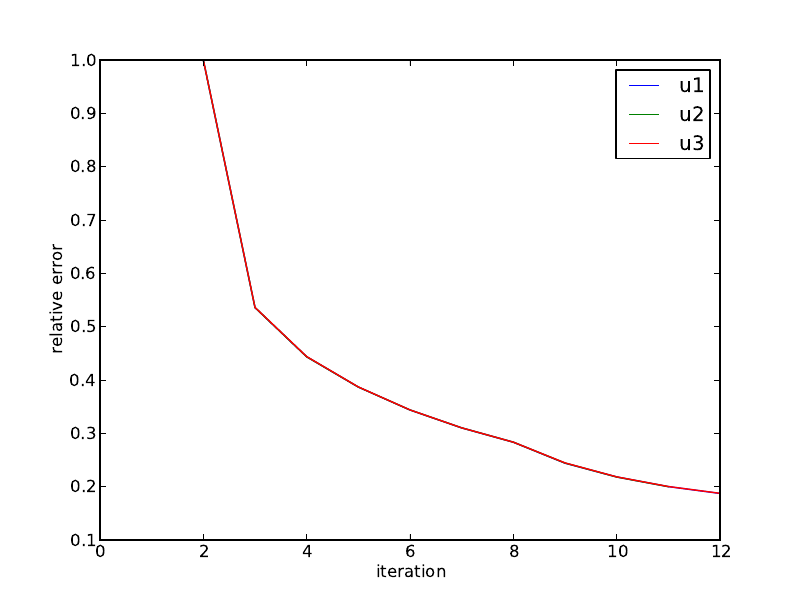

Write the Python code that produced this figure.
import matplotlib.pyplot as pl
import numpy as np

pl.plot(np.genfromtxt('u1-svt'), label='u1')
pl.plot(np.genfromtxt('u2-svt'), label='u2')
pl.plot(np.genfromtxt('u3-svt'), label='u3')
#pl.plot(np.genfromtxt('u4-svt'), label='u4')
pl.ylabel('relative error')
pl.xlabel('iteration')
pl.legend()
pl.savefig('q4-convergence.pdf')
